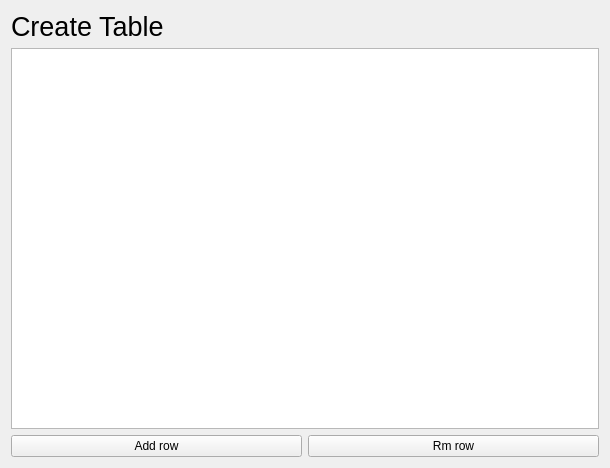
<?xml version="1.0" encoding="UTF-8"?>
<ui version="4.0">
 <class>CreateTableTab</class>
 <widget class="QWidget" name="CreateTableTab">
  <property name="geometry">
   <rect>
    <x>0</x>
    <y>0</y>
    <width>610</width>
    <height>468</height>
   </rect>
  </property>
  <property name="baseSize">
   <size>
    <width>500</width>
    <height>800</height>
   </size>
  </property>
  <property name="windowTitle">
   <string>Form</string>
  </property>
  <layout class="QGridLayout" name="gridLayout">
   <item row="0" column="0">
    <widget class="QLabel" name="label">
     <property name="text">
      <string>&lt;html&gt;&lt;head/&gt;&lt;body&gt;&lt;p&gt;&lt;span style=&quot; font-size:20pt;&quot;&gt;Create Table&lt;/span&gt;&lt;/p&gt;&lt;/body&gt;&lt;/html&gt;</string>
     </property>
    </widget>
   </item>
   <item row="2" column="0">
    <widget class="QPushButton" name="pushButton">
     <property name="text">
      <string>Add row</string>
     </property>
    </widget>
   </item>
   <item row="2" column="1">
    <widget class="QPushButton" name="pushButton_2">
     <property name="text">
      <string>Rm row</string>
     </property>
    </widget>
   </item>
   <item row="1" column="0" colspan="2">
    <widget class="QTableWidget" name="tableWidget"/>
   </item>
  </layout>
 </widget>
 <resources/>
 <connections/>
</ui>
